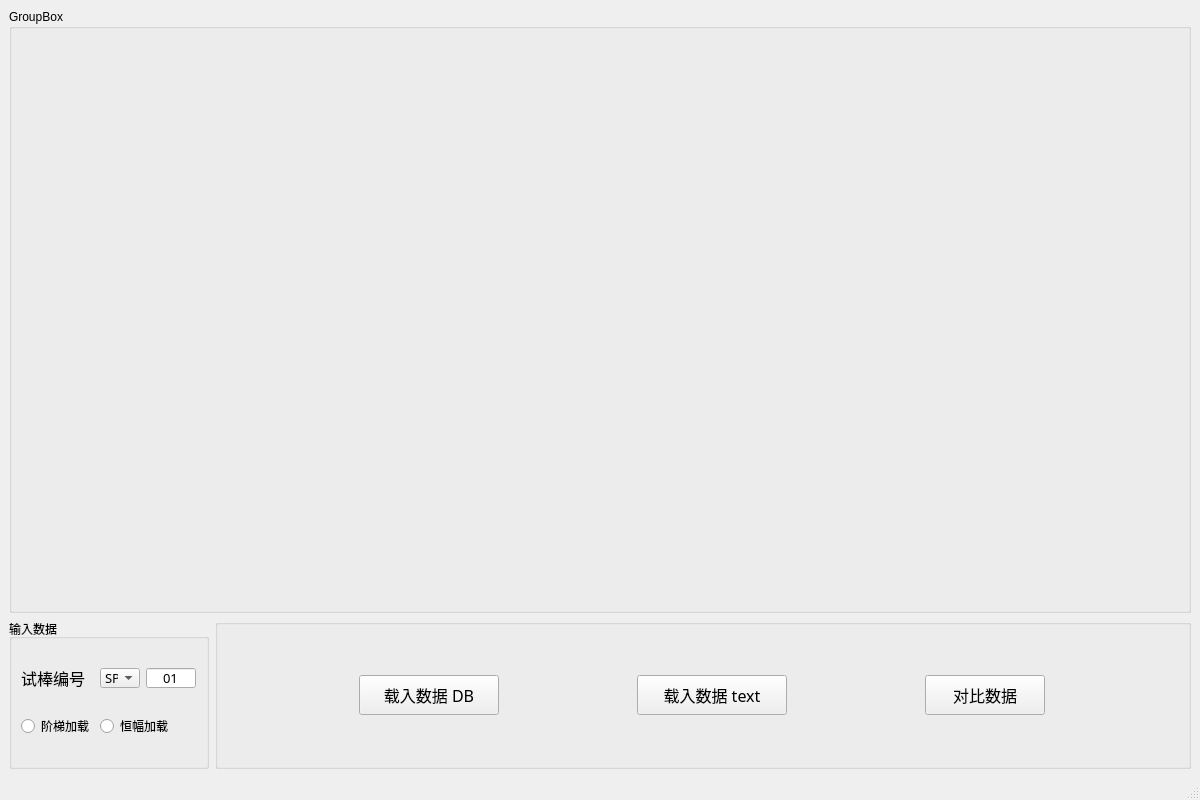
<?xml version="1.0" encoding="UTF-8"?>
<ui version="4.0">
 <class>MainWindow</class>
 <widget class="QMainWindow" name="MainWindow">
  <property name="geometry">
   <rect>
    <x>0</x>
    <y>0</y>
    <width>1200</width>
    <height>800</height>
   </rect>
  </property>
  <property name="windowTitle">
   <string>MainWindow</string>
  </property>
  <widget class="QWidget" name="centralwidget">
   <layout class="QGridLayout" name="gridLayout_3">
    <item row="0" column="0" colspan="2">
     <widget class="QGroupBox" name="groupBox_2">
      <property name="title">
       <string>GroupBox</string>
      </property>
      <layout class="QGridLayout" name="gridLayout">
       <item row="0" column="2">
        <widget class="QCustomPlot" name="plot_Pd" native="true"/>
       </item>
       <item row="0" column="1">
        <widget class="QCustomPlot" name="plot_ela" native="true"/>
       </item>
       <item row="0" column="0">
        <widget class="QCustomPlot" name="plot_Damage" native="true"/>
       </item>
      </layout>
     </widget>
    </item>
    <item row="1" column="0">
     <widget class="QGroupBox" name="groupBox_3">
      <property name="maximumSize">
       <size>
        <width>200</width>
        <height>16777215</height>
       </size>
      </property>
      <property name="title">
       <string>输入数据</string>
      </property>
      <layout class="QGridLayout" name="gridLayout_2">
       <item row="0" column="2">
        <widget class="QLineEdit" name="lineEdit">
         <property name="maximumSize">
          <size>
           <width>50</width>
           <height>20</height>
          </size>
         </property>
         <property name="font">
          <font>
           <family>宋体</family>
           <pointsize>10</pointsize>
          </font>
         </property>
         <property name="text">
          <string>01</string>
         </property>
         <property name="alignment">
          <set>Qt::AlignCenter</set>
         </property>
        </widget>
       </item>
       <item row="0" column="1">
        <widget class="QComboBox" name="comboBox">
         <property name="maximumSize">
          <size>
           <width>40</width>
           <height>20</height>
          </size>
         </property>
         <property name="font">
          <font>
           <family>宋体</family>
           <pointsize>10</pointsize>
          </font>
         </property>
         <item>
          <property name="text">
           <string>SP</string>
          </property>
         </item>
         <item>
          <property name="text">
           <string>AM</string>
          </property>
         </item>
        </widget>
       </item>
       <item row="0" column="0">
        <widget class="QLabel" name="label">
         <property name="maximumSize">
          <size>
           <width>70</width>
           <height>40</height>
          </size>
         </property>
         <property name="font">
          <font>
           <family>宋体</family>
           <pointsize>12</pointsize>
          </font>
         </property>
         <property name="text">
          <string>试棒编号</string>
         </property>
        </widget>
       </item>
       <item row="1" column="0">
        <widget class="QRadioButton" name="radioButton_jieti">
         <property name="text">
          <string>阶梯加载</string>
         </property>
        </widget>
       </item>
       <item row="1" column="1" colspan="2">
        <widget class="QRadioButton" name="radioButton_hengfu">
         <property name="text">
          <string>恒幅加载</string>
         </property>
        </widget>
       </item>
      </layout>
     </widget>
    </item>
    <item row="1" column="1">
     <widget class="QGroupBox" name="groupBox">
      <property name="minimumSize">
       <size>
        <width>0</width>
        <height>150</height>
       </size>
      </property>
      <property name="maximumSize">
       <size>
        <width>16777215</width>
        <height>150</height>
       </size>
      </property>
      <property name="title">
       <string/>
      </property>
      <layout class="QHBoxLayout" name="horizontalLayout">
       <item>
        <widget class="QPushButton" name="pushButton_3">
         <property name="minimumSize">
          <size>
           <width>140</width>
           <height>40</height>
          </size>
         </property>
         <property name="maximumSize">
          <size>
           <width>140</width>
           <height>40</height>
          </size>
         </property>
         <property name="font">
          <font>
           <family>宋体</family>
           <pointsize>12</pointsize>
          </font>
         </property>
         <property name="text">
          <string>载入数据 DB</string>
         </property>
        </widget>
       </item>
       <item>
        <widget class="QPushButton" name="pushButton">
         <property name="minimumSize">
          <size>
           <width>140</width>
           <height>40</height>
          </size>
         </property>
         <property name="maximumSize">
          <size>
           <width>150</width>
           <height>16777215</height>
          </size>
         </property>
         <property name="font">
          <font>
           <family>宋体</family>
           <pointsize>12</pointsize>
          </font>
         </property>
         <property name="text">
          <string>载入数据 text</string>
         </property>
        </widget>
       </item>
       <item>
        <widget class="QPushButton" name="pushButton_2">
         <property name="minimumSize">
          <size>
           <width>120</width>
           <height>40</height>
          </size>
         </property>
         <property name="maximumSize">
          <size>
           <width>120</width>
           <height>16777215</height>
          </size>
         </property>
         <property name="font">
          <font>
           <family>宋体</family>
           <pointsize>12</pointsize>
          </font>
         </property>
         <property name="text">
          <string>对比数据</string>
         </property>
        </widget>
       </item>
      </layout>
     </widget>
    </item>
   </layout>
  </widget>
  <widget class="QMenuBar" name="menubar">
   <property name="geometry">
    <rect>
     <x>0</x>
     <y>0</y>
     <width>1200</width>
     <height>23</height>
    </rect>
   </property>
  </widget>
  <widget class="QStatusBar" name="statusbar"/>
 </widget>
 <customwidgets>
  <customwidget>
   <class>QCustomPlot</class>
   <extends>QWidget</extends>
   <header>qcustomplot.h</header>
   <container>1</container>
  </customwidget>
 </customwidgets>
 <resources/>
 <connections/>
</ui>
